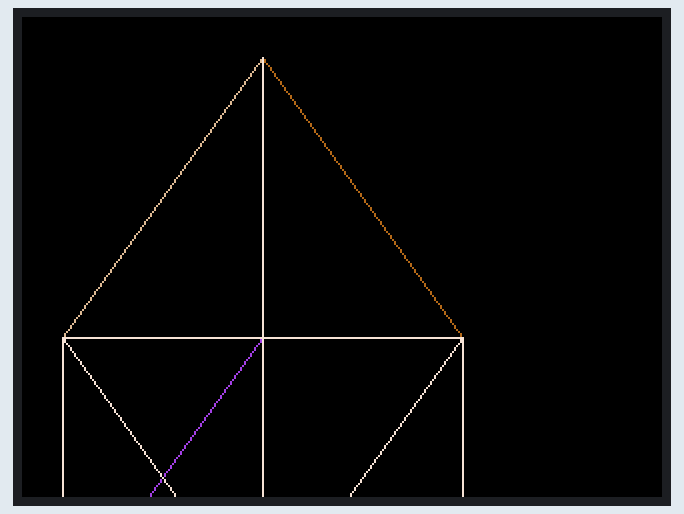
The sketch below on a simulated ESP32. On the bench: 320×240 colour display.

Above: at 0.65 s.
At 7.8 s:
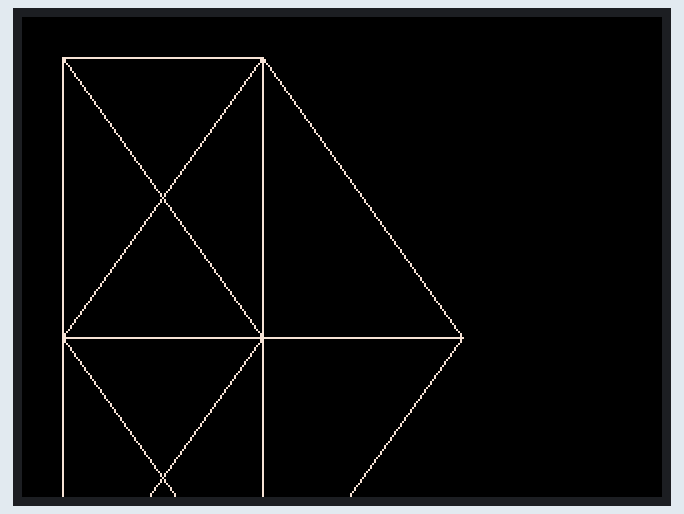
At 10.8 s:
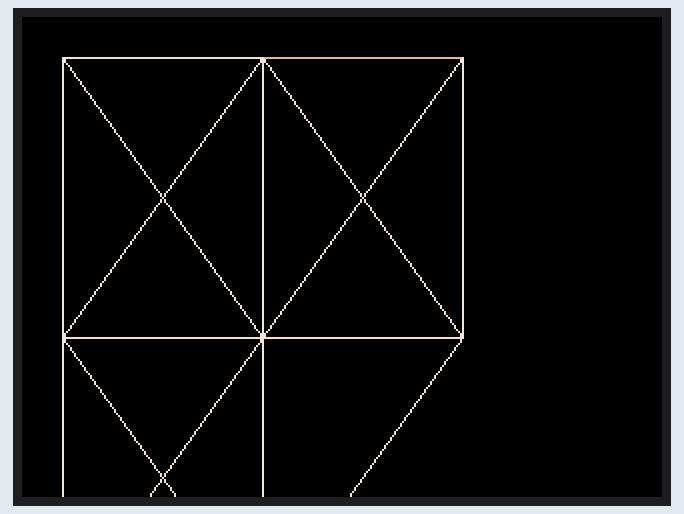
At 19.7 s:
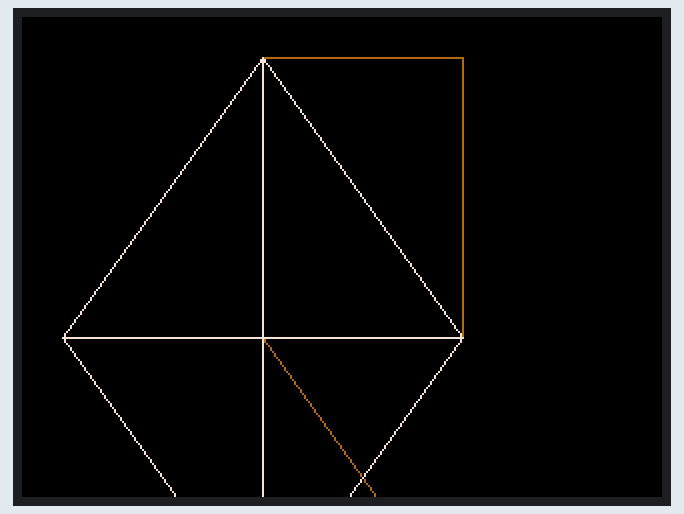
At 27.0 s:
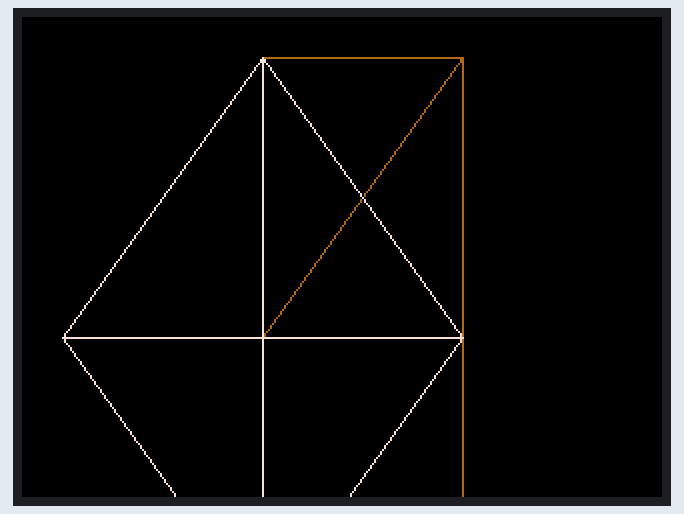
At 36.1 s:
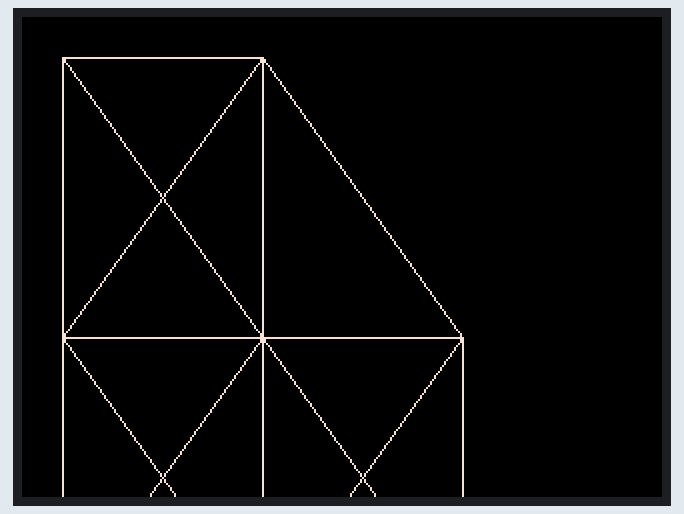

Measured:
- what the display in image 1 shows lasts 1.6 s, from 7.8 s to 9.4 s
- what the display in image 2 shows lasts 1.3 s, from 10.8 s to 12.1 s
- what the display in image 3 shows lasts 1.6 s, from 19.7 s to 21.3 s
- what the display in image 5 shows lasts 3.0 s, from 36.0 s to 39.0 s

The sketch:

anishapes0a.ino
```cpp
#include <TFT_eSPI.h>
#include <math.h>

TFT_eSPI tft = TFT_eSPI();  // Create TFT object

#define SCREEN_WIDTH  240
#define SCREEN_HEIGHT 320

// Animation parameters
float time = 0.0;
float perturbationAmplitude = 0.3;  // Amplitude of perturbation for surface
float radius1 = 1.0;  // Major radius for torus
float radius2 = 0.4;  // Minor radius for torus

// Function to compute the perturbed torus surface (base surface)
void computeTorusSurface(float u, float v, float &x, float &y, float &z) {
  // Parametric equations for a torus
  x = (radius1 + radius2 * cos(v)) * cos(u);
  y = (radius1 + radius2 * cos(v)) * sin(u);
  z = radius2 * sin(v);

  // Perturbations applied to surface
  x += perturbationAmplitude * sin(4 * u + time);
  y += perturbationAmplitude * cos(3 * v + time);
  z += perturbationAmplitude * sin(2 * u + v + time);
}

// Map 3D coordinates to 2D screen coordinates
void mapToScreen(float x, float y, float &screenX, float &screenY) {
  // Simple perspective projection: map from 3D to 2D (x, y)
  screenX = map(x, -1.5, 1.5, 20, SCREEN_WIDTH - 20);
  screenY = map(y, -1.5, 1.5, 20, SCREEN_HEIGHT - 20);
}

// Function to draw a triangle (used in tessellation)
void drawTriangle(float x1, float y1, float x2, float y2, float x3, float y3, uint16_t color) {
  tft.drawLine(x1, y1, x2, y2, color);
  tft.drawLine(x2, y2, x3, y3, color);
  tft.drawLine(x3, y3, x1, y1, color);
}

// Function to tessellate the surface with triangles
void tessellateSurface(int resolution, uint16_t color) {
  float du = 2 * M_PI / resolution;  // Step size in u-direction
  float dv = 2 * M_PI / resolution;  // Step size in v-direction

  for (int i = 0; i < resolution; i++) {
    for (int j = 0; j < resolution; j++) {
      // Parametric u and v values for the current tessellation grid
      float u1 = i * du, v1 = j * dv;
      float u2 = (i + 1) * du, v2 = v1;
      float u3 = u1, v3 = (j + 1) * dv;
      float u4 = u2, v4 = v3;

      // Compute the perturbed torus surface points
      float x1, y1, z1, x2, y2, z2, x3, y3, z3, x4, y4, z4;
      computeTorusSurface(u1, v1, x1, y1, z1);
      computeTorusSurface(u2, v2, x2, y2, z2);
      computeTorusSurface(u3, v3, x3, y3, z3);
      computeTorusSurface(u4, v4, x4, y4, z4);

      // Map the surface points to screen space (2D projection)
      float screenX1, screenY1, screenX2, screenY2, screenX3, screenY3, screenX4, screenY4;
      mapToScreen(x1, y1, screenX1, screenY1);
      mapToScreen(x2, y2, screenX2, screenY2);
      mapToScreen(x3, y3, screenX3, screenY3);
      mapToScreen(x4, y4, screenX4, screenY4);

      // Draw tessellations (triangles)
      if ((i + j) % 2 == 0) {
        drawTriangle(screenX1, screenY1, screenX2, screenY2, screenX3, screenY3, color);
      } else {
        drawTriangle(screenX2, screenY2, screenX3, screenY3, screenX4, screenY4, color);
      }
    }
  }
}

// Setup function
void setup() {
  tft.init();
  tft.setRotation(1);
  tft.fillScreen(TFT_BLACK);
}

// Main loop
void loop() {
  tft.fillScreen(TFT_BLACK);  // Clear the screen

  // Update animation parameters
  time += 0.05;
  perturbationAmplitude = 0.3 + 0.15 * sin(time);  // Varying perturbation amplitude for dynamism

  // Tessellate surface with varying resolution
  for (int resolution = 4; resolution <= 12; resolution++) {
    uint16_t color = tft.color565((resolution * 20) % 255, (resolution * 40) % 255, (resolution * 60) % 255);
    tessellateSurface(resolution, color);
  }

  delay(50);  // Control the speed of animation
}
```
